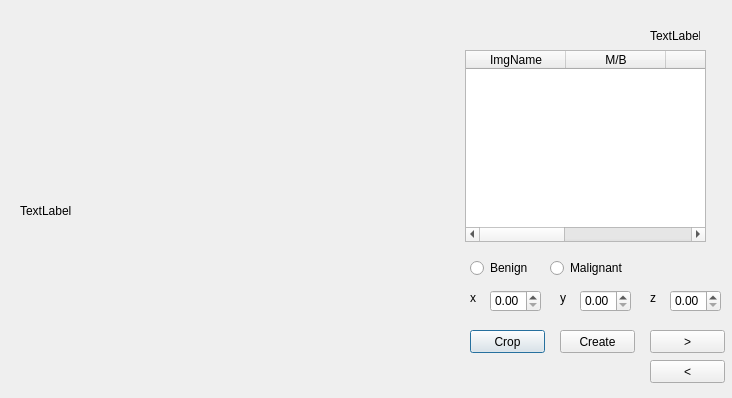
<?xml version="1.0" encoding="UTF-8"?>
<ui version="4.0">
 <class>Dialog</class>
 <widget class="QDialog" name="Dialog">
  <property name="geometry">
   <rect>
    <x>0</x>
    <y>0</y>
    <width>732</width>
    <height>398</height>
   </rect>
  </property>
  <property name="windowTitle">
   <string>Dialog</string>
  </property>
  <widget class="QTableWidget" name="tableImagesWidget">
   <property name="geometry">
    <rect>
     <x>465</x>
     <y>50</y>
     <width>241</width>
     <height>192</height>
    </rect>
   </property>
   <column>
    <property name="text">
     <string>ImgName</string>
    </property>
   </column>
   <column>
    <property name="text">
     <string>M/B</string>
    </property>
   </column>
   <column>
    <property name="text">
     <string>x</string>
    </property>
   </column>
   <column>
    <property name="text">
     <string>y</string>
    </property>
   </column>
   <column>
    <property name="text">
     <string>r</string>
    </property>
   </column>
  </widget>
  <widget class="QLabel" name="label_2">
   <property name="geometry">
    <rect>
     <x>650</x>
     <y>30</y>
     <width>50</width>
     <height>12</height>
    </rect>
   </property>
   <property name="text">
    <string>TextLabel</string>
   </property>
  </widget>
  <widget class="QRadioButton" name="radioBenignButton">
   <property name="geometry">
    <rect>
     <x>470</x>
     <y>260</y>
     <width>86</width>
     <height>16</height>
    </rect>
   </property>
   <property name="text">
    <string>Benign</string>
   </property>
  </widget>
  <widget class="QRadioButton" name="radioMalignantButton">
   <property name="geometry">
    <rect>
     <x>550</x>
     <y>260</y>
     <width>86</width>
     <height>16</height>
    </rect>
   </property>
   <property name="text">
    <string>Malignant</string>
   </property>
  </widget>
  <widget class="QDoubleSpinBox" name="doubleSpinBox">
   <property name="geometry">
    <rect>
     <x>490</x>
     <y>290</y>
     <width>51</width>
     <height>22</height>
    </rect>
   </property>
  </widget>
  <widget class="QDoubleSpinBox" name="doubleSpinBox_2">
   <property name="geometry">
    <rect>
     <x>670</x>
     <y>290</y>
     <width>51</width>
     <height>22</height>
    </rect>
   </property>
  </widget>
  <widget class="QDoubleSpinBox" name="doubleSpinBox_3">
   <property name="geometry">
    <rect>
     <x>580</x>
     <y>290</y>
     <width>51</width>
     <height>22</height>
    </rect>
   </property>
  </widget>
  <widget class="QLabel" name="label_3">
   <property name="geometry">
    <rect>
     <x>470</x>
     <y>290</y>
     <width>16</width>
     <height>16</height>
    </rect>
   </property>
   <property name="text">
    <string>x</string>
   </property>
  </widget>
  <widget class="QLabel" name="label_4">
   <property name="geometry">
    <rect>
     <x>560</x>
     <y>290</y>
     <width>16</width>
     <height>16</height>
    </rect>
   </property>
   <property name="text">
    <string>y</string>
   </property>
  </widget>
  <widget class="QLabel" name="label_5">
   <property name="geometry">
    <rect>
     <x>650</x>
     <y>290</y>
     <width>16</width>
     <height>16</height>
    </rect>
   </property>
   <property name="text">
    <string>z</string>
   </property>
  </widget>
  <widget class="QPushButton" name="pushCropButton">
   <property name="geometry">
    <rect>
     <x>470</x>
     <y>330</y>
     <width>75</width>
     <height>23</height>
    </rect>
   </property>
   <property name="text">
    <string>Crop</string>
   </property>
  </widget>
  <widget class="QPushButton" name="pushNextButton">
   <property name="geometry">
    <rect>
     <x>650</x>
     <y>330</y>
     <width>75</width>
     <height>23</height>
    </rect>
   </property>
   <property name="text">
    <string>&gt;</string>
   </property>
  </widget>
  <widget class="QPushButton" name="pushCreateButton">
   <property name="geometry">
    <rect>
     <x>560</x>
     <y>330</y>
     <width>75</width>
     <height>23</height>
    </rect>
   </property>
   <property name="text">
    <string>Create</string>
   </property>
  </widget>
  <widget class="QPushButton" name="pushPrevButton">
   <property name="geometry">
    <rect>
     <x>650</x>
     <y>360</y>
     <width>75</width>
     <height>23</height>
    </rect>
   </property>
   <property name="text">
    <string>&lt;</string>
   </property>
  </widget>
  <widget class="QLabel" name="labelImage">
   <property name="geometry">
    <rect>
     <x>20</x>
     <y>40</y>
     <width>431</width>
     <height>341</height>
    </rect>
   </property>
   <property name="text">
    <string>TextLabel</string>
   </property>
  </widget>
 </widget>
 <resources/>
 <connections/>
</ui>
